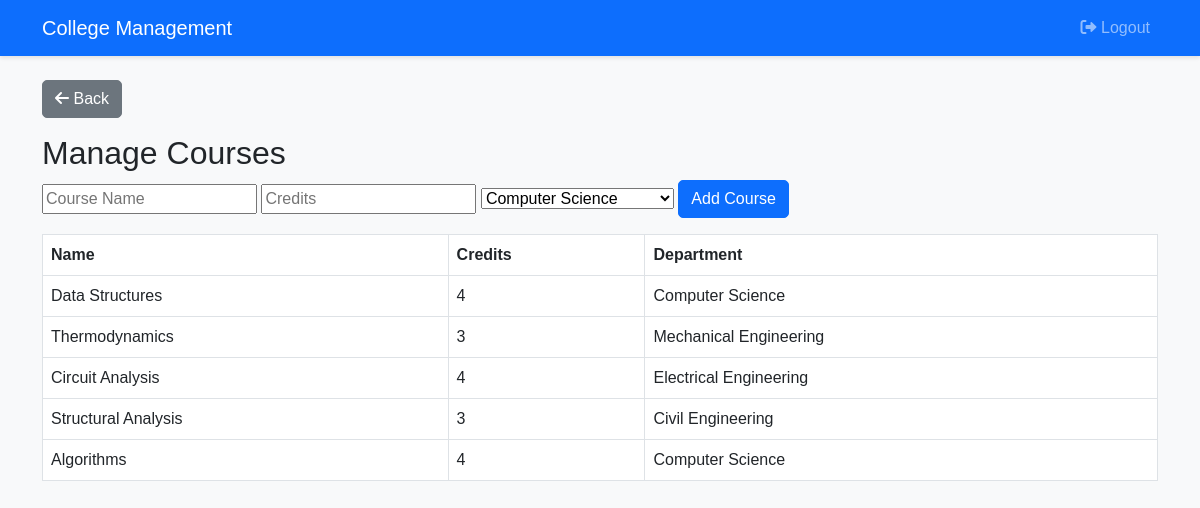
/admin/manage_courses.php (signed in), run on the app's committed database.
### tables this page shows
CREATE TABLE `course` (
  `CourseID` int(11) NOT NULL,
  `CourseName` varchar(100) NOT NULL,
  `DepartmentID` int(11) DEFAULT NULL,
  `Credits` int(11) DEFAULT NULL
);

CREATE TABLE `department` (
  `DepartmentID` int(11) NOT NULL,
  `DepartmentName` varchar(100) NOT NULL
);

### admin/manage_courses.php (the view, shortened to what this page needs)
<?php
include '../config/db.php';
$courses = $pdo->query("SELECT c.*, d.DepartmentName
                        FROM Course c
                        LEFT JOIN Department d ON c.DepartmentID = d.DepartmentID")->fetchAll();
$departments = $pdo->query("SELECT * FROM Department")->fetchAll();
include '../includes/header.php';
?>
<h2>Manage Courses</h2>
<form method="POST" class="mb-3">
    <input type="text" name="course_name" placeholder="Course Name" required>
    <input type="number" name="credits" placeholder="Credits" required>
    <select name="department_id" required>
        <?php foreach ($departments as $d): ?>
            <option value="<?= $d['DepartmentID'] ?>"><?= htmlspecialchars($d['DepartmentName']) ?></option>
        <?php endforeach; ?>
    </select>
    <button class="btn btn-primary">Add Course</button>
</form>
<table class="table table-bordered">
    <thead><tr><th>Name</th><th>Credits</th><th>Department</th></tr></thead>
    <tbody>
        <?php foreach ($courses as $course): ?>
            <tr>
                <td><?= htmlspecialchars($course['CourseName']) ?></td>
                <td><?= $course['Credits'] ?></td>
                <td><?= htmlspecialchars($course['DepartmentName']) ?></td>
            </tr>
        <?php endforeach; ?>
    </tbody>
</table>
<?php include '../includes/footer.php'; ?>

### includes/header.php (shortened to what this page needs)
<!DOCTYPE html>
<html lang="en">
<head>
    <link href="https://cdn.jsdelivr.net/npm/bootstrap@5.3.0/dist/css/bootstrap.min.css" rel="stylesheet">
    <link rel="stylesheet" href="https://cdnjs.cloudflare.com/ajax/libs/font-awesome/6.0.0-beta3/css/all.min.css">
    <link rel="stylesheet" href="../css/styles.css">
</head>
<body>
    <nav class="navbar navbar-expand-lg navbar-dark bg-primary">
        <div class="container">
        <?php
        $dashboardLink = "#";
        if (isset($_SESSION['role'])) {
            switch ($_SESSION['role']) {
                case 'Admin':
                    $dashboardLink = "/college_management/admin/dashboard.php";
                    break;
            }
        }
        ?>
            <a class="navbar-brand" href="<?= $dashboardLink ?>">College Management</a>
            <div class="collapse navbar-collapse justify-content-end" id="navbarNav">
                <ul class="navbar-nav">
                    <?php if (isset($_SESSION['user_id'])): ?>
                        <li class="nav-item">
                            <a class="nav-link" href="/college_management/logout.php"><i class="fas fa-sign-out-alt"></i> Logout</a>
                        </li>
                    <?php else: ?>
                        <li class="nav-item">
                            <a class="nav-link" href="/college_management/login.php"><i class="fas fa-sign-in-alt"></i> Login</a>
                        </li>
                    <?php endif; ?>
                </ul>
            </div>
        </div>
    </nav>
    <div class="container mt-4">
        <?php if (isset($_SESSION['user_id'])): ?>
            <a href="javascript:history.back()" class="btn btn-secondary mb-3"><i class="fas fa-arrow-left"></i> Back</a>
        <?php endif; ?>

### includes/footer.php (shortened to what this page needs)
</div>
</body>
</html>

### css/styles.css (style rules this page uses)
body { background-color: #f8f9fa; font-family: 'Arial', sans-serif; }
.navbar { box-shadow: 0 2px 4px rgba(0,0,0,0.1); }
.table th, .table td { vertical-align: middle; }
.btn { border-radius: 5px; }

### data on the page
course: CourseName "Data Structures", Credits "4", DepartmentID.DepartmentName "Computer Science"
course: CourseName "Thermodynamics", Credits "3", DepartmentID.DepartmentName "Mechanical Engineering"
course: CourseName "Circuit Analysis", Credits "4", DepartmentID.DepartmentName "Electrical Engineering"
course: CourseName "Structural Analysis", Credits "3", DepartmentID.DepartmentName "Civil Engineering"
course: CourseName "Algorithms", Credits "4", DepartmentID.DepartmentName "Computer Science"

### other printed values
form field department_id "Computer Science"
